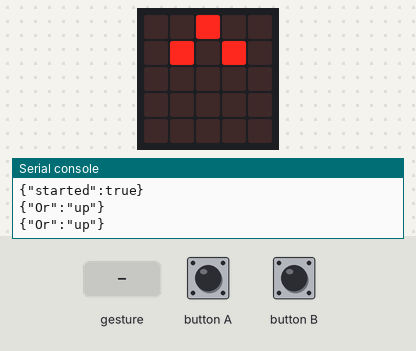
The program below on a simulated BBC micro:bit running MicroPython. On the bench: the board's 5×5 LED display, the last lines printed to the serial console. The test bench sets the inputs (shaded band). A tilt is held for 1.5 s and a shake lasts 1 s, then the board lies face up again.

Above: at 1.9 s.
2.0 s: button A pressed for 0.15 s
At 2.6 s:
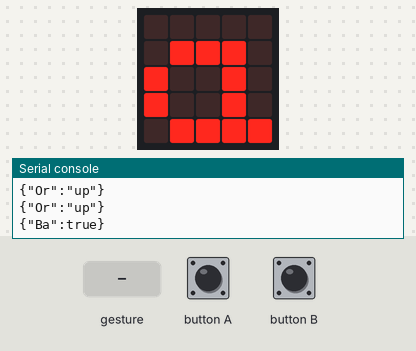
4.2 s: button B pressed for 0.15 s
At 4.6 s:
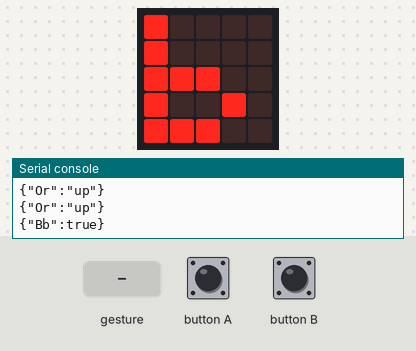
6.2 s: gesture 'up'
At 6.7 s:
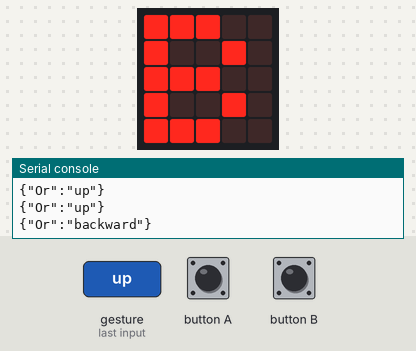
9.2 s: gesture 'down'
At 9.8 s:
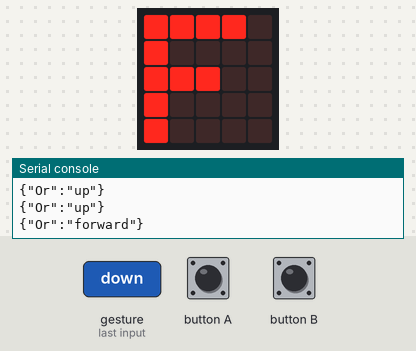
12.2 s: button A driven LOW and button B driven LOW
At 12.7 s:
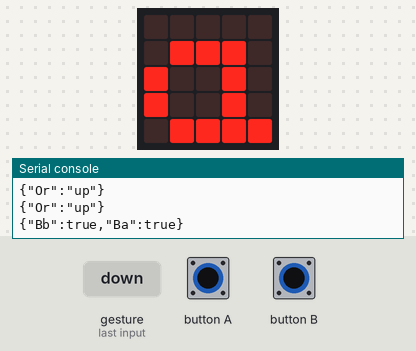
13.7 s: gesture 'left'
At 14.5 s:
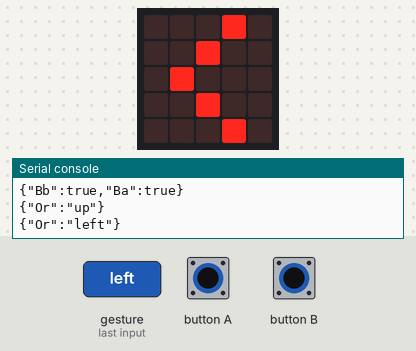
Timing chart, 0 to 16.7 s (numbered marks = the images above; inputs shaded):
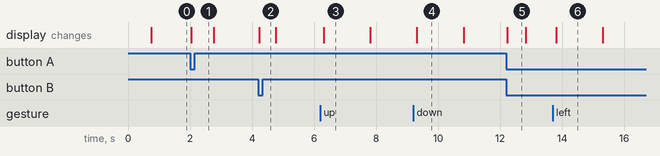

Measured:
- after the input at 2.0 s, the display: changes at once (image 1)
- after the input at 4.2 s, the display: changes at once (image 2)
- after the input at 6.2 s, the display: changes after 0.12 s (image 3)
- after the input at 9.2 s, the display: changes after 0.11 s (image 4)
- after the input at 12.2 s, the display: changes at once (image 5)
- after the input at 13.7 s, the display: changes after 0.11 s (image 6)
- what the display in image 3 shows lasts 1.5 s, from 6.3 s to 7.8 s

The program:

connected_ubit_gesture.py
```python
import math
from microbit import *

class COMMS: # character, json
    IR = (Image.HEART, 'ir:true\n')
    BUTTON_A = ('a', 'Ba:true\n')
    BUTTON_B = ('b', 'Bb:true\n')
    FACE_UP = ('^', 'Or:"up"\n')
    FACE_DOWN = ('v', 'Or:"down"\n')
    LEFT = ('<', 'Or:"left"\n')
    RIGHT = ('>', 'Or:"right"\n')
    UP = ('B', 'Or:"backward"\n')
    DOWN = ('F', 'Or:"forward"\n')
    arr = [IR, BUTTON_A, BUTTON_B, FACE_UP, FACE_DOWN, LEFT, RIGHT, UP, DOWN]

def gesture():
    last_gesture = ""
    ticks = 0
    while True:
        msg = ""
        msg_a = COMMS.BUTTON_A[0]+':'+COMMS.BUTTON_A[1]
        msg_b = COMMS.BUTTON_B[0]+':'+COMMS.BUTTON_B[1]
        if button_a.was_pressed():
            msg = msg_a
            if button_b.is_pressed():
                msg += msg_b
        if button_b.was_pressed():
            msg = msg_b
            if button_a.is_pressed():
                msg += msg_a
        gest = accelerometer.current_gesture()
        if gest == last_gesture:
            ticks += 1
            if ticks == 50:
                ticks=0
            else:
                sleep(20)
        else:
            last_gesture = gest
            ticks = 0
        if ticks == 0:
            comms = False
            if gest == 'face up':
                comms = COMMS.FACE_UP
            elif gest == 'face down':
                comms = COMMS.FACE_DOWN
            elif gest == 'up':
                comms = COMMS.UP
            elif gest == 'down':
                comms = COMMS.DOWN
            elif gest == 'left':
                comms = COMMS.LEFT
            elif gest == 'right':
                comms = COMMS.RIGHT
            if comms != False:
                display.show(comms[0])
                msg += comms[0]+':'+comms[1]
        if msg != "":
            messages = msg.split('\n')
            messages.pop() # drop the empty last one
            result = '{'
            for msg in messages:
                parts = msg.split(':')
                result += '"' + parts[1] + '":' + parts[2] + ','
                display.show(parts[0])
            result = result[:-1] + '}' # replace the last , with }
            print(result)
    return # never does

#Main program
print('{"started":true}')
image = Image("08008:80800:08808:00800:88008")
display.show(image)
sleep(750)
gesture()


# def visitor_sense(): loop this:
#        if (pin0.read_digital() == 1):
#           COMMS.send(COMMS.IR)
#elif button_a.is_pressed() and not button_b.is_pressed():
#    visitor_sense()
```
